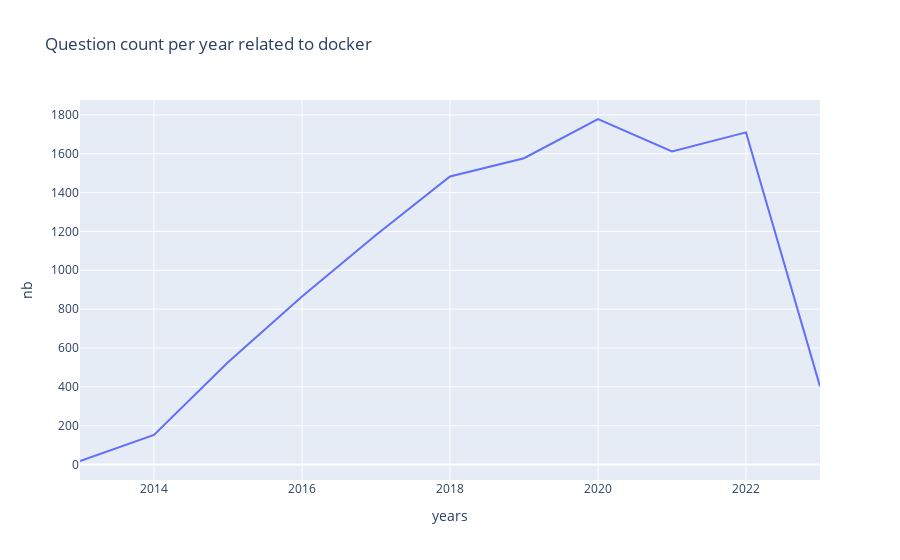

The code cell stored with this chart in its notebook:
### Code cell
TECHO = "docker"

questions_count_per_year = pd.read_sql("""
    select count(q.id) as nb, extract(year from asked_at) as years from question q
    join question_category qc on qc.question_id = q.id
    join category c on c.id = qc.category_id
    where c.name = %(techno)s
    group by years
    order by years
""", client, params={"techno": TECHO})

fig = px.line(questions_count_per_year, x='years', y='nb', title="Question count per year related to " + TECHO)
fig.show()

### Figure 1 — Plotly figure (JSON) as saved in the notebook; plotly's stock layout.template omitted (floating-point values rounded to 4 significant figures)
{"data": [{"hovertemplate": "years=%{x}<br>nb=%{y}<extra></extra>", "legendgroup": "", "line": {"color": "#636efa", "dash": "solid"}, "marker": {"symbol": "circle"}, "mode": "lines", "name": "", "orientation": "v", "showlegend": false, "type": "scatter", "x": [2013, 2014, 2015, 2016, 2017, 2018, 2019, 2020, 2021, 2022, 2023], "xaxis": "x", "y": [18, 152, 526, 865, 1182, 1483, 1577, 1779, 1612, 1710, 402], "yaxis": "y"}], "layout": {"legend": {"tracegroupgap": 0}, "title": {"text": "Question count per year related to docker"}, "xaxis": {"anchor": "y", "domain": [0, 1], "title": {"text": "years"}}, "yaxis": {"anchor": "x", "domain": [0, 1], "title": {"text": "nb"}}}}
